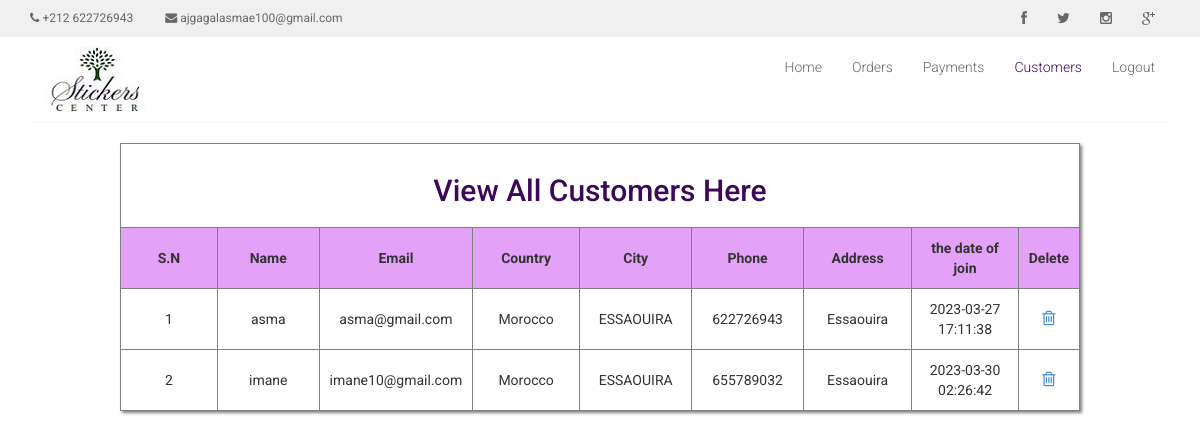
The page /admin_area/view_customers.php (signed in) on the database its author committed.
### tables this page shows
CREATE TABLE `customers` (
  `cus_id` int(11) NOT NULL,
  `cus_name` varchar(255) NOT NULL,
  `cus_email` varchar(255) NOT NULL,
  `cus_password` varchar(255) NOT NULL,
  `cus_country` varchar(255) NOT NULL,
  `cus_city` varchar(255) NOT NULL,
  `cus_phone` int(30) NOT NULL,
  `cus_address` varchar(255) NOT NULL,
  `cus_date` timestamp NOT NULL DEFAULT current_timestamp()
);

### admin_area/view_customers.php (the view, shortened to what this page needs)
<?php
if (!isset($_SESSION['user_email'])) {
    echo "<script>window.open('login.php?not_admin=You are not an Admin!','_self')</script>";
} else {
    include("admin_header.php");
	include("includes/db.php");}
    ?>
<table width="795" align="center">
    <tr align="center">
        <td colspan="9">
            <h2>View All Customers Here</h2>
        </td>
    </tr>
    <tr align="center" bgcolor="#e3a2f7">
        <th>S.N</th>
        <th>Name</th>
        <th>Email</th>
        <th>Country</th>
        <th>City</th>
        <th>Phone</th>
        <th>Address</th>
        <th>the date of join</th>
        <th>Delete</th>
    </tr>
    <?php
	include("includes/db.php");
	$get_c = "select * from customers";
	$run_c = mysqli_query($con, $get_c);
	$i = 0;
	while ($row_c=mysqli_fetch_array($run_c)){
		$c_id = $row_c['cus_id'];
		$c_name = $row_c['cus_name'];
		$c_email = $row_c['cus_email'];
		$c_country = $row_c['cus_country'];
		$c_city = $row_c['cus_city'];
		$c_phone = $row_c['cus_phone'];
		$c_address = $row_c['cus_address'];
		$c_date = $row_c['cus_date'];
		$i++;
	?>
    <tr align="center">
        <td><?php echo $i;?></td>
        <td><?php echo $c_name;?></td>
        <td><?php echo $c_email;?></td>
        <td><?php echo $c_country;?></td>
        <td><?php echo $c_city;?></td>
        <td><?php echo $c_phone;?></td>
        <td><?php echo $c_address;?></td>
        <td><?php echo $c_date;?></td>
        <td><a href="delete_c.php?delete_c=<?php echo $c_id;?>"><i class="fa fa-trash-o" aria-hidden="true"></i></a>
        </td>
    </tr>
    <?php } ?>
</table>

### css/main.css (style rules this page uses)
body { font-family: 'Roboto', sans-serif; position: relative; font-weight: 400px; }
a { -webkit-transition: 300ms; transition: 300ms; }
h1, h2, h3, h4, h5, h6 { font-family: 'Roboto', sans-serif; }

### admin_area/view_customers.php (style rules this page uses)
table { width: 80%; border-collapse: collapse; margin: 20px auto; box-shadow: 2px 2px 3px gray; }
td, th { border: 1px solid gray; padding: 10px; text-align: center; width: 12.5%; }
h2 { color: #3D0859; }
.fa-trash-o { font-size: larger; }

### rows shown on the page
customers: cus_name "asma", cus_email "asma@gmail.com", cus_country "Morocco", cus_city "ESSAOUIRA", cus_phone "622726943", cus_address "Essaouira", cus_date "2023-03-27 17:11:38"
customers: cus_name "imane", cus_email "imane10@gmail.com", cus_country "Morocco", cus_city "ESSAOUIRA", cus_phone "655789032", cus_address "Essaouira", cus_date "2023-03-30 02:26:42"
